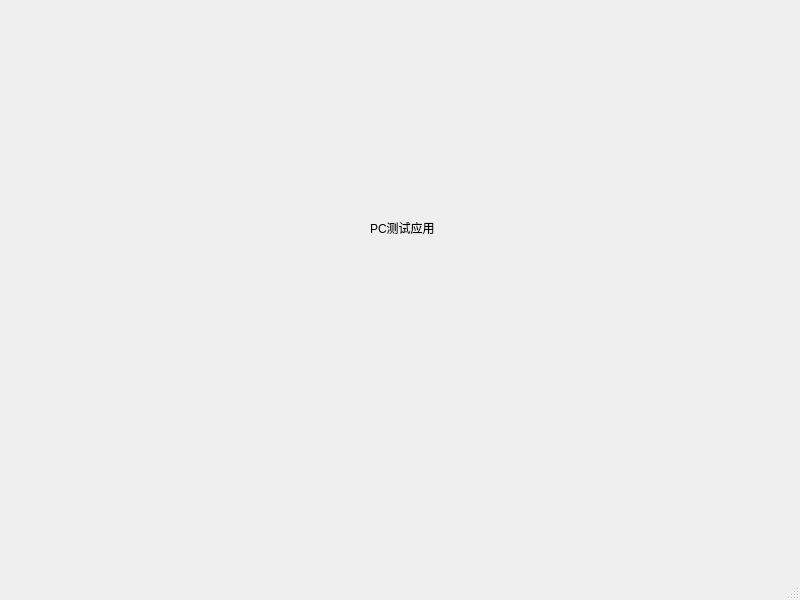
<?xml version="1.0" encoding="UTF-8"?>
<ui version="4.0">
 <class>MainWindow</class>
 <widget class="QMainWindow" name="MainWindow">
  <property name="geometry">
   <rect>
    <x>0</x>
    <y>0</y>
    <width>800</width>
    <height>600</height>
   </rect>
  </property>
  <property name="windowTitle">
   <string>MainWindow</string>
  </property>
  <widget class="QWidget" name="centralwidget">
   <widget class="QLabel" name="label">
    <property name="geometry">
     <rect>
      <x>370</x>
      <y>220</y>
      <width>81</width>
      <height>16</height>
     </rect>
    </property>
    <property name="text">
     <string>PC测试应用</string>
    </property>
   </widget>
  </widget>
  <widget class="QMenuBar" name="menubar">
   <property name="geometry">
    <rect>
     <x>0</x>
     <y>0</y>
     <width>800</width>
     <height>22</height>
    </rect>
   </property>
  </widget>
  <widget class="QStatusBar" name="statusbar"/>
 </widget>
 <resources/>
 <connections/>
</ui>
